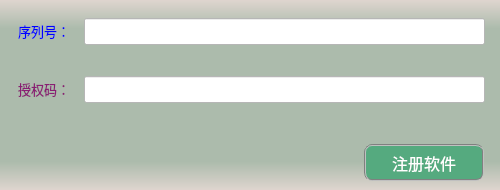
<?xml version="1.0" encoding="UTF-8"?>
<ui version="4.0">
 <class>frmRegisterClass</class>
 <widget class="QWidget" name="frmRegisterClass">
  <property name="geometry">
   <rect>
    <x>0</x>
    <y>0</y>
    <width>500</width>
    <height>190</height>
   </rect>
  </property>
  <property name="minimumSize">
   <size>
    <width>500</width>
    <height>190</height>
   </size>
  </property>
  <property name="maximumSize">
   <size>
    <width>500</width>
    <height>190</height>
   </size>
  </property>
  <property name="windowTitle">
   <string>注册软件</string>
  </property>
  <property name="windowIcon">
   <iconset>
    <normaloff>:/QMacVisual/Icon/other_478.ico</normaloff>:/QMacVisual/Icon/other_478.ico</iconset>
  </property>
  <property name="styleSheet">
   <string notr="true">background-color: qlineargradient(x1:0, y1:0, x2:0, y2:1, stop:0 #dfd5cf, stop: 0.15 #acbbac, stop: 0.85 #acbbac,stop:1 #dfd5cf);</string>
  </property>
  <widget class="QPushButton" name="btnCmdCheckID">
   <property name="geometry">
    <rect>
     <x>364</x>
     <y>144</y>
     <width>120</width>
     <height>37</height>
    </rect>
   </property>
   <property name="font">
    <font>
     <family>楷体</family>
     <pointsize>12</pointsize>
    </font>
   </property>
   <property name="styleSheet">
    <string notr="true">background-color: rgb(85, 170, 127);
color: rgb(255, 255, 255);
border: 2px groove gray;border-radius: 8px;padding: 2px 4px;</string>
   </property>
   <property name="text">
    <string>注册软件</string>
   </property>
  </widget>
  <widget class="QLineEdit" name="txtAuthorizationCode">
   <property name="geometry">
    <rect>
     <x>84</x>
     <y>76</y>
     <width>401</width>
     <height>27</height>
    </rect>
   </property>
   <property name="font">
    <font>
     <family>微软雅黑</family>
     <pointsize>9</pointsize>
    </font>
   </property>
   <property name="styleSheet">
    <string notr="true">background-color: rgb(255, 255, 255);</string>
   </property>
   <property name="text">
    <string/>
   </property>
   <property name="alignment">
    <set>Qt::AlignCenter</set>
   </property>
  </widget>
  <widget class="QLabel" name="label">
   <property name="geometry">
    <rect>
     <x>18</x>
     <y>20</y>
     <width>72</width>
     <height>21</height>
    </rect>
   </property>
   <property name="font">
    <font>
     <family>微软雅黑</family>
     <pointsize>10</pointsize>
    </font>
   </property>
   <property name="autoFillBackground">
    <bool>false</bool>
   </property>
   <property name="styleSheet">
    <string notr="true">color: rgb(0, 0, 255);
background: transparent;</string>
   </property>
   <property name="text">
    <string>序列号：</string>
   </property>
  </widget>
  <widget class="QLabel" name="label_2">
   <property name="geometry">
    <rect>
     <x>18</x>
     <y>78</y>
     <width>72</width>
     <height>21</height>
    </rect>
   </property>
   <property name="font">
    <font>
     <family>微软雅黑</family>
     <pointsize>10</pointsize>
    </font>
   </property>
   <property name="styleSheet">
    <string notr="true">color: rgb(137, 30, 115);
background: transparent;</string>
   </property>
   <property name="text">
    <string>授权码：</string>
   </property>
  </widget>
  <widget class="QLineEdit" name="txtSerialNumber">
   <property name="geometry">
    <rect>
     <x>84</x>
     <y>18</y>
     <width>401</width>
     <height>27</height>
    </rect>
   </property>
   <property name="font">
    <font>
     <family>微软雅黑</family>
     <pointsize>9</pointsize>
    </font>
   </property>
   <property name="styleSheet">
    <string notr="true">background-color: rgb(255, 255, 255);</string>
   </property>
   <property name="alignment">
    <set>Qt::AlignCenter</set>
   </property>
   <property name="readOnly">
    <bool>true</bool>
   </property>
  </widget>
 </widget>
 <resources>
  <include location="res.qrc"/>
 </resources>
 <connections/>
</ui>
